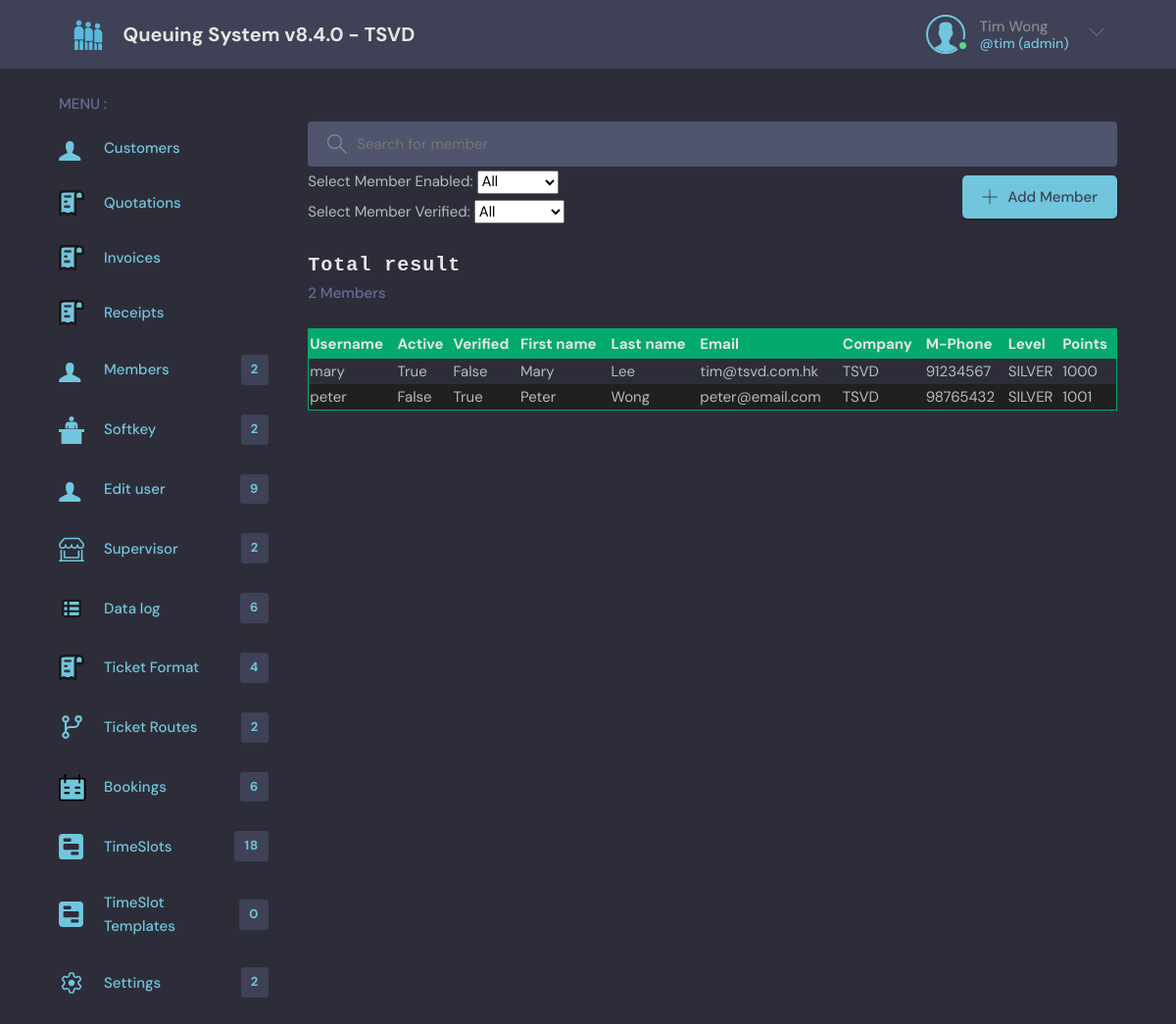
Page /crm/member/ (signed in) on the earlier database version.
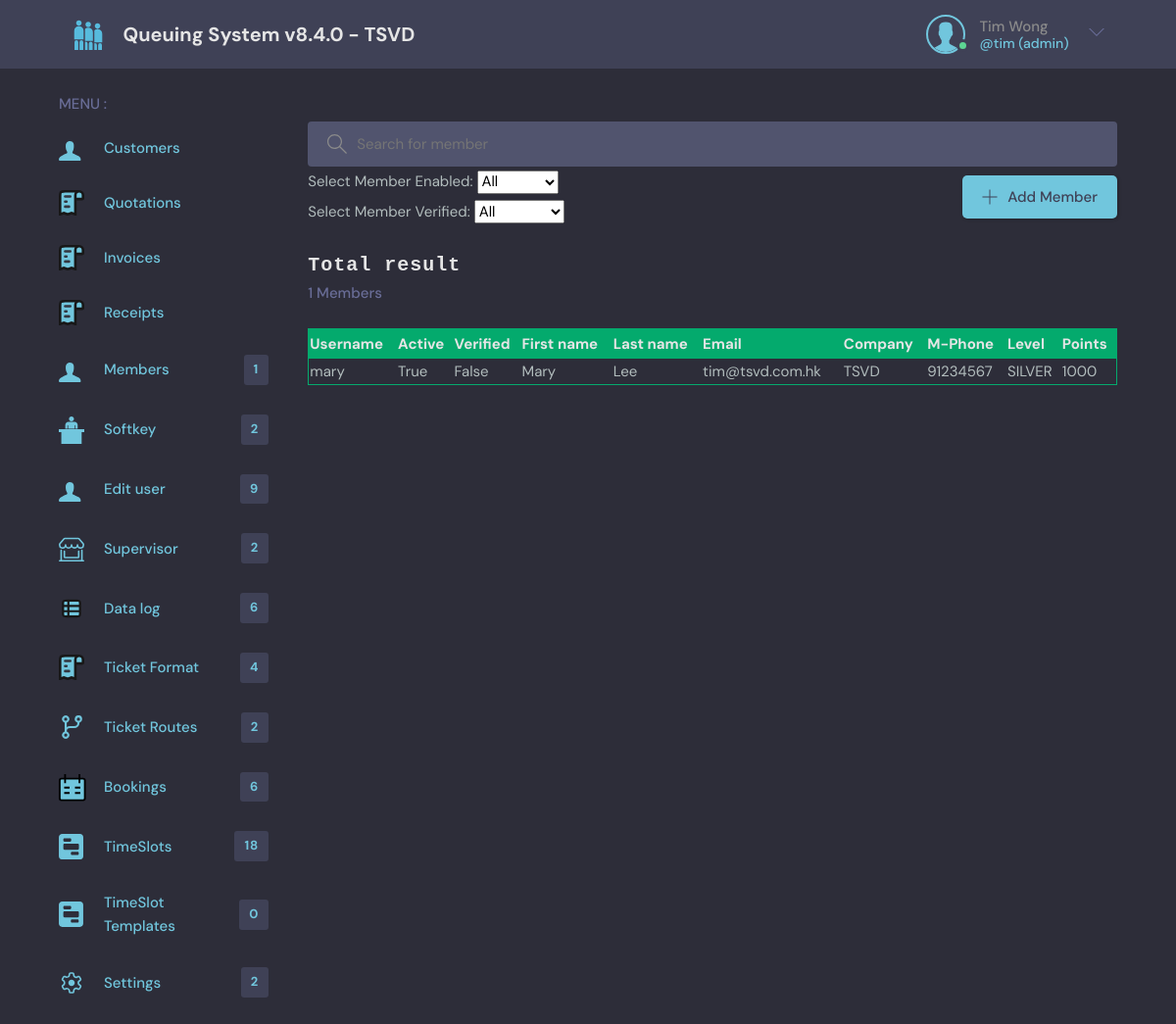
Same page on the later database version.
### crm/models.py (models this page shows, shortened)
class Member(models.Model):
    company = models.ForeignKey(Company, on_delete=models.CASCADE, null=True, blank=True)
    username = models.CharField(max_length=200, null=False, unique=True)
    login = models.BooleanField(default=False, null=False)
    number = models.CharField(max_length=200, null=False, unique=True)
    password = models.CharField(max_length=200, null=False, blank=False)
    verifycode = models.CharField(max_length=200, null=True, blank=True)
    verifycode_date = models.DateTimeField(null=True, blank=True)
    verified = models.BooleanField(default=False, null=False)
    enabled = models.BooleanField(default=True, null=False)
    token = models.CharField(max_length=200, null=True, blank=True)
    tokendate = models.DateTimeField(null=True, blank=True)
    birthday = models.DateTimeField(null=True, blank=True)
    gender = models.CharField(max_length=10, null=True, blank=True)
    memberpoints = models.IntegerField(default=0)
    memberpointtotal = models.IntegerField(default=0)
    memberlevel = models.CharField(max_length=10, null=True, blank=True)
    nickname = models.CharField(max_length=200, null=True, blank=True)
    lastname = models.CharField(max_length=200, null=True, blank=True)
    firstname = models.CharField(max_length=200, null=True, blank=True)
    mobilephone_country = models.CharField(max_length=200, null=True, blank=True)
    mobilephone = models.CharField(max_length=200, null=True, blank=True)
    email = models.EmailField(null=False, blank=False) #, unique=True) # unique=True for production
    address = models.CharField(max_length=200, null=True, blank=True)
    remark = models.CharField(max_length=200, null=True, blank=True)
    createdby = models.ForeignKey(User, on_delete=models.SET_NULL, null=True, blank=True)
    updated = models.DateTimeField(auto_now=True)
    created = models.DateTimeField(auto_now_add=True) # auto_now_add just auto add once (the first created)
    class Meta:
        unique_together = ('company', 'username',)

class Company(models.Model):
    ccode = models.CharField(max_length=200, null=False, unique=True)
    enabled = models.BooleanField(default=True)
    branchs = models.ManyToManyField(Branch, related_name='branchs',  blank=True, help_text='Branch access rights',)
    timezone = models.CharField(max_length=32, null=False, default='Asia/Hong_Kong')
    name = models.TextField(null=True, blank=True)
    address = models.TextField(null=True, blank=True)
    contact_person = models.CharField(max_length=200, null=True, blank=True)
    phone = models.CharField(max_length=200, null=True, blank=True)
    email = models.EmailField(null=False, blank=False)
    domain = models.CharField(max_length=200, null=True, blank=True, help_text='Domain name for the company', default='192.168.1.22:8000')

### base/decorators.py (the view)
    def wrapper_func(request, *args, **kwargs):
        if request.user.is_authenticated == False :
            return redirect('login')
        else:
            return view_func(request, *args, **kwargs)

### crm/templates/crm/memberlist.html (shortened to what this page needs)
{% extends 'main.html' %}
{% block content %}
    <main class="layout layout--2">
      <div class="container">
        {% include 'base/menu.html' %}
        <div class="roomList" style="padding-right: 0rem;padding-left: 4rem;">
          <div class="header__search" >
            <label>
                <input id="id_q" placeholder="Search for member" value="{{q}}" />
            </label>
          </div>
          <div class="roomList__header">
            <div>
                <div class="roomListSelect">
                    Select Member Enabled:
                    <select name="sel_active" id="id_active" >
                    {% if qactive == "all" %}
                        <option value=all selected="selected">All</option>
                    {% else %}
                        <option value=all>All</option>
                    {% endif %}
                    </select><br>
                </div>
                <div class="roomListSelect">
                    Select Member Verified:
                    <select name="sel_verified" id="id_verified" >
                    {% if qverified == "all" %}
                        <option value=all selected="selected">All</option>
                    {% else %}
                        <option value=all>All</option>
                    {% endif %}
                    </select><br>
                </div>
            </div>
              <a class="btn btn--main" href="{% url 'membernew'  %}" >
                <svg version="1.1" xmlns="http://www.w3.org/2000/svg" width="32" height="32" viewBox="0 0 32 32">
                  <title>add</title>
                  <path
                    d="M16.943 0.943h-1.885v14.115h-14.115v1.885h14.115v14.115h1.885v-14.115h14.115v-1.885h-14.115v-14.115z"
                  ></path>
                </svg>
                Add Member
              </a>
            </div>
          <div class="roomList__header">
              <div style="display: flex;">
                <div style="margin-right: 2rem;">
                  <h2>Total result</h2>
                  <p>{{result_members.count}} Members</p>
                </div>
              </div>
          </div>
          <div id="userlistarea">
            {% include 'crm/memberlist_list.html' %}
          </div>
      </div>
{% endblock %}

### crm/templates/crm/memberlist_list.html
{% load static %}
<table id="table-style" class="table-style-userlist">
    <thead>
        <tr>
            <th onclick="redirect('sort=username')" >Username</th>
            <th onclick="redirect('sort=active')">Active</th>
            <th onclick="redirect('sort=verified')">Verified</th>
            <th onclick="redirect('sort=fname')">First name</th>
            <th onclick="redirect('sort=lname')">Last name</th>
            <th onclick="redirect('sort=email')">Email</th>
            <th onclick="redirect('sort=company')">Company</th>
            <th onclick="redirect('sort=mobilephone')">M-Phone</th>
            <th onclick="redirect('sort=memberlevel')">Level</th>
            <th onclick="redirect('sort=memberpoints')">Points</th>
        </tr>
    </thead>
    <tbody>
    {% for member in result_members %}
        <tr onclick="window.location='{% url 'memberupdate' member.id %}' " >
            <td>{{member.username}}</td>
            <td>{% if member.enabled == True %}True{% else %}False{% endif %}</td>
            <td>{% if member.verified == True %}True{% else %}False{% endif %}</td>
            <td>{{member.firstname}}</td>
            <td>{{member.lastname}}</td>
            <td>{{member.email}}</td>
            <td>{{member.company.ccode}}</td>
            <td>{{member.mobilephone}}</td>
            <td>{{member.memberlevel}}</td>
            <td>{{member.memberpoints}}</td>
        </tr>
    {% endfor %}
    </tbody>
</table>

Differences in the rows shown:
removed Member: username "peter", enabled "False", verified "True", firstname "Peter", lastname "Wong", email "peter@email.com", company.ccode "TSVD", mobilephone "98765432", memberlevel "SILVER", memberpoints "1001"
Other differences:
{{ members.count }}: "2" → "1"
{{ result_members.count }}: "2" → "1"
